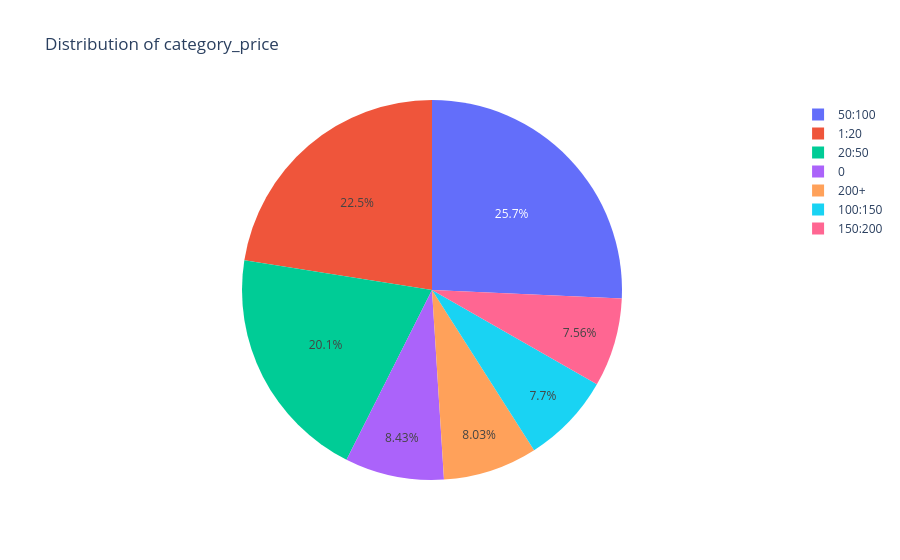

Here is the notebook cell this chart was saved with:
### Markdown cell above
### What percentage of Evey category price?

### Code cell
fig = px.pie(
    data_frame=df['category_price'].value_counts(),
    names=df['category_price'].value_counts().index,  # Use the index (e.g., '0', '1:20')
    values=df['category_price'].value_counts().values, # Use the actual numeric counts
    title='Distribution of category_price',
)
fig.show()

### Figure 1 — Plotly figure (JSON) as saved in the notebook; plotly's stock layout.template omitted (floating-point values rounded to 4 significant figures)
{"data": [{"domain": {"x": [0, 1], "y": [0, 1]}, "hovertemplate": "label=%{label}<br>value=%{value}<extra></extra>", "labels": ["50:100", "1:20", "20:50", "0", "200+", "100:150", "150:200"], "legendgroup": "", "name": "", "showlegend": true, "type": "pie", "values": [945, 827, 738, 310, 295, 283, 278]}], "layout": {"legend": {"tracegroupgap": 0}, "title": {"text": "Distribution of category_price"}}}
